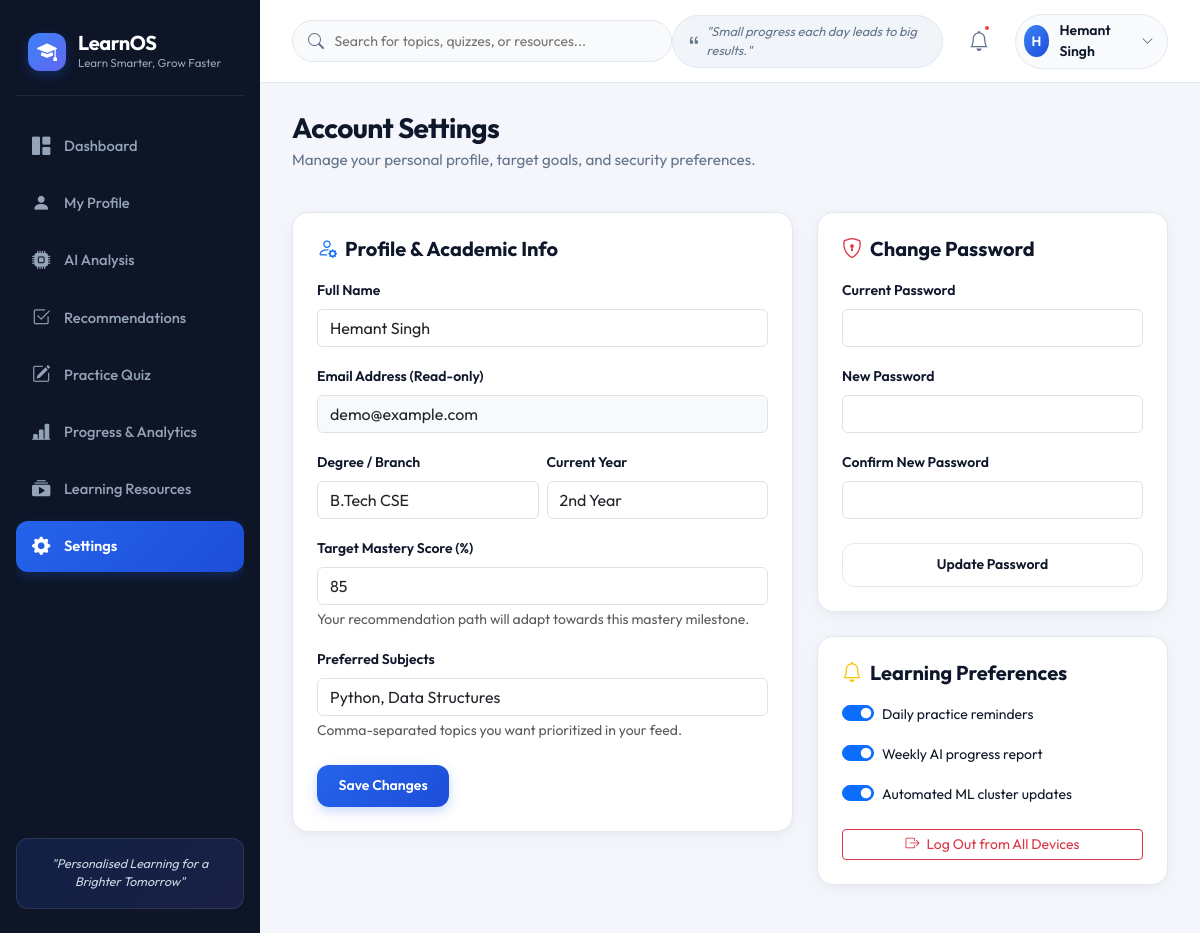
The app's page /settings (signed in) with its own data.
### database/models.py (models this page shows, shortened)
class User(db.Model):
    __tablename__ = "users"
    id = db.Column(db.Integer, primary_key=True)
    name = db.Column(db.String(100), nullable=False)
    email = db.Column(db.String(120), unique=True, nullable=False, index=True)
    password_hash = db.Column(db.String(255), nullable=False)
    role = db.Column(db.String(20), default="student")
    created_at = db.Column(db.DateTime, default=utc_now)
    profile = db.relationship("StudentProfile", backref="user", uselist=False, cascade="all, delete-orphan")
    quiz_attempts = db.relationship("QuizAttempt", backref="user", lazy="dynamic", cascade="all, delete-orphan")
    goals = db.relationship("LearningGoal", backref="user", lazy="dynamic", cascade="all, delete-orphan")
    cluster_result = db.relationship("LearnerClusterResult", backref="user", uselist=False, cascade="all, delete-orphan")

class StudentProfile(db.Model):
    __tablename__ = "student_profiles"
    id = db.Column(db.Integer, primary_key=True)
    user_id = db.Column(db.Integer, db.ForeignKey("users.id"), nullable=False, unique=True)
    student_id_code = db.Column(db.String(20), unique=True, nullable=False, index=True)
    degree = db.Column(db.String(100), default="B.Tech CSE")
    year = db.Column(db.String(50), default="2nd Year")
    learning_streak = db.Column(db.Integer, default=12)
    target_mastery_score = db.Column(db.Float, default=85.0)
    preferred_subjects = db.Column(db.String(255), default="Python, Data Structures")
    avatar_url = db.Column(db.String(255), default="")
    created_at = db.Column(db.DateTime, default=utc_now)
    updated_at = db.Column(db.DateTime, default=utc_now, onupdate=utc_now)

### routes/settings.py (the view, shortened to what this page needs)
@settings_bp.route("/settings", methods=["GET", "POST"])
@login_required
def index():
    user = get_current_user()
    if not user:
        return redirect(url_for("auth.login"))
    profile = user.profile
    return render_template(
        "settings.html",
        user=user,
        profile=profile,
        current_date=datetime.now().strftime("%B %d, %Y")
    )

### routes/auth.py (called while the page is built)
def login_required(f):
    @wraps(f)
    def decorated_function(*args, **kwargs):
        if "user_id" not in session:
            flash("Please log in to access this page.", "warning")
            return redirect(url_for("auth.login"))
        return f(*args, **kwargs)
    return decorated_function

def get_current_user():
    if "user_id" in session:
        return db.session.get(User, session["user_id"])
    return None

### templates/settings.html (shortened to what this page needs)
{% extends "base.html" %}
{% block content %}
<div class="d-flex justify-content-between align-items-center flex-wrap gap-2 mb-4">
  <div>
    <h1 class="welcome-title">Account Settings</h1>
    <p class="welcome-subtitle">Manage your personal profile, target goals, and security preferences.</p>
  </div>
</div>
<div class="row g-4">
  <div class="col-12 col-lg-7">
    <div class="card-custom mb-4">
      <h5 class="fw-bold mb-3"><i class="bi bi-person-gear text-primary me-2"></i>Profile & Academic Info</h5>
      <form action="{{ url_for('settings.index') }}" method="POST">
        <div class="mb-3">
          <label class="form-label small fw-semibold">Full Name</label>
          <input type="text" class="form-control" name="name" value="{{ user.name }}" required>
        </div>
        <div class="mb-3">
          <label class="form-label small fw-semibold">Email Address (Read-only)</label>
          <input type="email" class="form-control bg-light" value="{{ user.email }}" readonly>
        </div>
        <div class="row g-2 mb-3">
          <div class="col-6">
            <label class="form-label small fw-semibold">Degree / Branch</label>
            <input type="text" class="form-control" name="degree" value="{{ profile.degree if profile else 'B.Tech CSE' }}">
          </div>
          <div class="col-6">
            <label class="form-label small fw-semibold">Current Year</label>
            <input type="text" class="form-control" name="year" value="{{ profile.year if profile else '2nd Year' }}">
          </div>
        </div>
        <div class="mb-3">
          <label class="form-label small fw-semibold">Target Mastery Score (%)</label>
          <input type="number" class="form-control" name="target_score" value="{{ profile.target_mastery_score | int if profile else 80 }}" min="50" max="100">
          <div class="form-text text-muted small">Your recommendation path will adapt towards this mastery milestone.</div>
        </div>
        <div class="mb-4">
          <label class="form-label small fw-semibold">Preferred Subjects</label>
          <input type="text" class="form-control" name="preferred_subjects" value="{{ profile.preferred_subjects if profile else 'Python, Data Structures' }}">
          <div class="form-text text-muted small">Comma-separated topics you want prioritized in your feed.</div>
        </div>
        <button type="submit" class="btn btn-primary-custom">
          Save Changes
        </button>
      </form>
    </div>
  </div>
  <div class="col-12 col-lg-5">
    <div class="card-custom mb-4">
      <h5 class="fw-bold mb-3"><i class="bi bi-shield-lock text-danger me-2"></i>Change Password</h5>
      <form action="{{ url_for('settings.index') }}" method="POST">
        <div class="mb-3">
          <label class="form-label small fw-semibold">Current Password</label>
          <input type="password" class="form-control" name="current_password" required>
        </div>
        <div class="mb-3">
          <label class="form-label small fw-semibold">New Password</label>
          <input type="password" class="form-control" name="new_password" required minlength="6">
        </div>
        <div class="mb-4">
          <label class="form-label small fw-semibold">Confirm New Password</label>
          <input type="password" class="form-control" name="confirm_password" required minlength="6">
        </div>
        <button type="submit" class="btn btn-secondary-custom w-100 justify-content-center">
          Update Password
        </button>
      </form>
    </div>
    <div class="card-custom">
      <h5 class="fw-bold mb-3"><i class="bi bi-bell text-warning me-2"></i>Learning Preferences</h5>
      <div class="form-check form-switch mb-3">
        <input class="form-check-input" type="checkbox" id="emailNotifSwitch" checked>
        <label class="form-check-label small" for="emailNotifSwitch">Daily practice reminders</label>
      </div>
      <div class="form-check form-switch mb-3">
        <input class="form-check-input" type="checkbox" id="weeklyReportSwitch" checked>
        <label class="form-check-label small" for="weeklyReportSwitch">Weekly AI progress report</label>
      </div>
      <div class="form-check form-switch mb-4">
        <input class="form-check-input" type="checkbox" id="adaptiveRecsSwitch" checked>
        <label class="form-check-label small" for="adaptiveRecsSwitch">Automated ML cluster updates</label>
      </div>
      <a href="{{ url_for('auth.logout') }}" class="btn btn-outline-danger w-100 btn-sm">
        <i class="bi bi-box-arrow-right me-1"></i> Log Out from All Devices
      </a>
    </div>
  </div>
</div>
{% endblock %}

### templates/base.html (shortened to what this page needs)
<!DOCTYPE html>
<html lang="en">
<head>
  <link href="https://cdn.jsdelivr.net/npm/bootstrap@5.3.2/dist/css/bootstrap.min.css" rel="stylesheet">
  <link href="https://cdn.jsdelivr.net/npm/bootstrap-icons@1.11.3/font/bootstrap-icons.min.css" rel="stylesheet">
  <link rel="stylesheet" href="{{ url_for('static', filename='css/style.css') }}">
</head>
<body>
<div class="app-container">
  <aside class="app-sidebar" id="appSidebar">
    <a href="{{ url_for('dashboard.index') }}" class="sidebar-brand">
      <div class="brand-icon">
        <i class="bi bi-mortarboard-fill"></i>
      </div>
      <div>
        <div class="brand-title">LearnOS</div>
        <div class="brand-subtitle">Learn Smarter, Grow Faster</div>
      </div>
    </a>
    <nav class="sidebar-nav">
      <a href="{{ url_for('dashboard.index') }}" class="nav-link-item {% if request.endpoint == 'dashboard.index' %}active{% endif %}">
        <i class="bi bi-grid-1x2-fill"></i>
        <span>Dashboard</span>
      </a>
      <a href="{{ url_for('profile.index') }}" class="nav-link-item {% if request.endpoint == 'profile.index' %}active{% endif %}">
        <i class="bi bi-person-fill"></i>
        <span>My Profile</span>
      </a>
      <a href="{{ url_for('analysis.index') }}" class="nav-link-item {% if request.endpoint == 'analysis.index' %}active{% endif %}">
        <i class="bi bi-cpu-fill"></i>
        <span>AI Analysis</span>
      </a>
      <a href="{{ url_for('recommendations.index') }}" class="nav-link-item {% if request.endpoint == 'recommendations.index' %}active{% endif %}">
        <i class="bi bi-check2-square"></i>
        <span>Recommendations</span>
      </a>
      <a href="{{ url_for('quiz.index') }}" class="nav-link-item {% if 'quiz' in request.endpoint %}active{% endif %}">
        <i class="bi bi-pencil-square"></i>
        <span>Practice Quiz</span>
      </a>
      <a href="{{ url_for('progress.index') }}" class="nav-link-item {% if request.endpoint == 'progress.index' %}active{% endif %}">
        <i class="bi bi-bar-chart-line-fill"></i>
        <span>Progress & Analytics</span>
      </a>
      <a href="{{ url_for('resources.index') }}" class="nav-link-item {% if request.endpoint == 'resources.index' %}active{% endif %}">
        <i class="bi bi-collection-play-fill"></i>
        <span>Learning Resources</span>
      </a>
      <a href="{{ url_for('settings.index') }}" class="nav-link-item {% if request.endpoint == 'settings.index' %}active{% endif %}">
        <i class="bi bi-gear-fill"></i>
        <span>Settings</span>
      </a>
    </nav>
    <div class="sidebar-footer-card">
      <p>"Personalised Learning for a Brighter Tomorrow"</p>
    </div>
  </aside>
  <div class="app-main">
    <header class="app-topbar">
      <div class="d-flex align-items-center gap-3">
        <div class="search-input-wrapper">
          <i class="bi bi-search"></i>
          <input type="text" class="search-input" placeholder="Search for topics, quizzes, or resources..." id="globalSearchInput">
        </div>
      </div>
      <div class="topbar-right">
        <div class="quote-pill d-none d-lg-flex">
          <i class="bi bi-quote"></i>
          <span>"Small progress each day leads to big results."</span>
        </div>
        <button class="notif-btn" title="Notifications">
          <i class="bi bi-bell"></i>
          <span class="notif-dot"></span>
        </button>
        {% if current_user %}
        <div class="dropdown">
          <div class="user-profile-pill" data-bs-toggle="dropdown" aria-expanded="false">
            <div class="avatar-circle">
              {{ current_user.name[0] | upper }}
            </div>
            <span class="user-pill-name d-none d-sm-inline">{{ current_user.name }}</span>
            <i class="bi bi-chevron-down text-muted" style="font-size: 0.75rem;"></i>
          </div>
        </div>
        {% else %}
        <a href="{{ url_for('auth.login') }}" class="btn btn-sm btn-primary-custom">Login</a>
        {% endif %}
      </div>
    </header>
    <main class="page-body">
      {% block content %}{% endblock %}
    </main>
  </div>
</div>
</body>
</html>

### records on screen
User: name "H", name "Hemant Singh", email "demo@example.com"
StudentProfile: degree "B.Tech CSE", year "2nd Year", target_score "85", preferred_subjects "Python, Data Structures"
